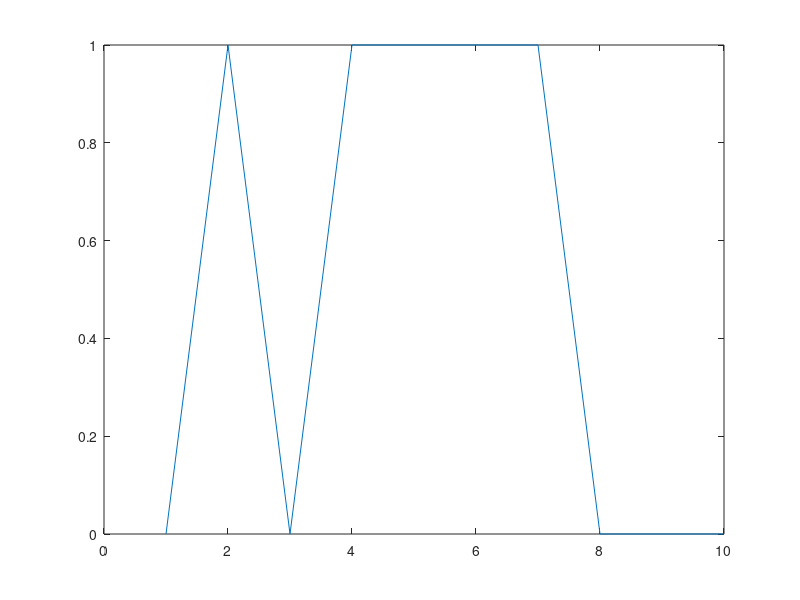
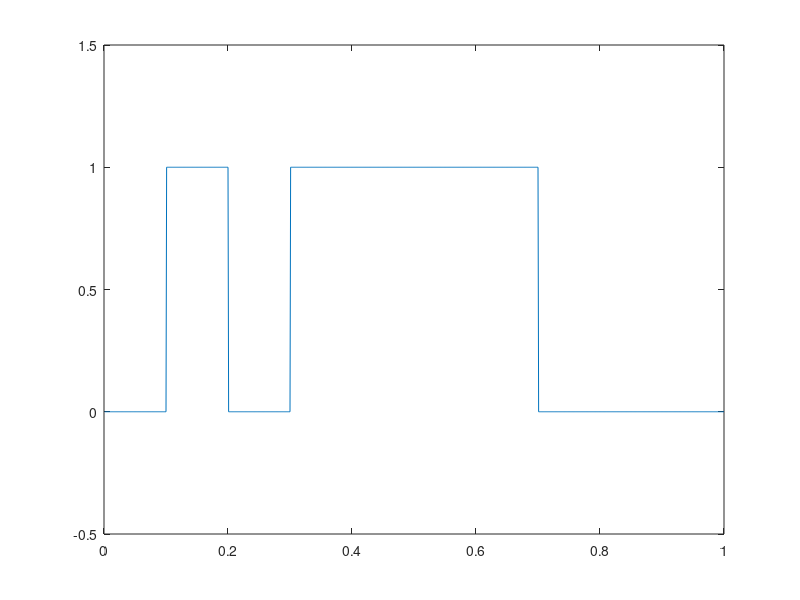
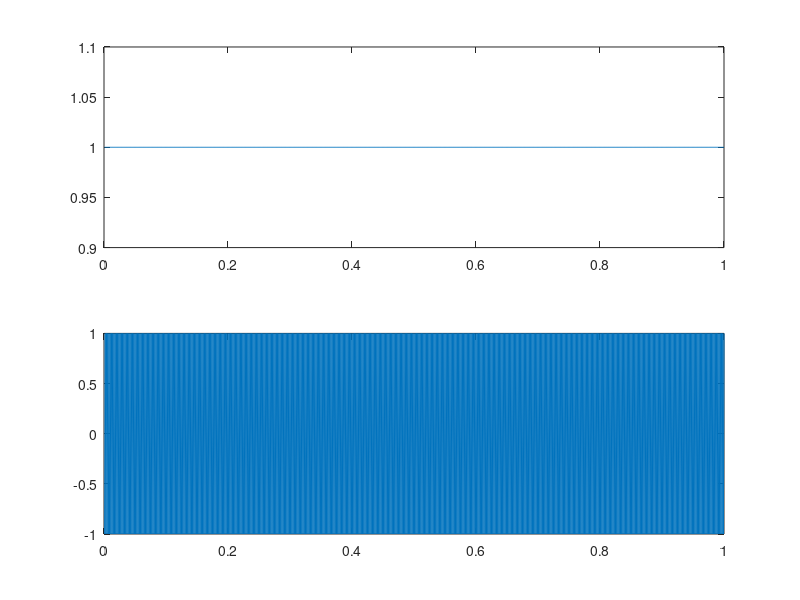
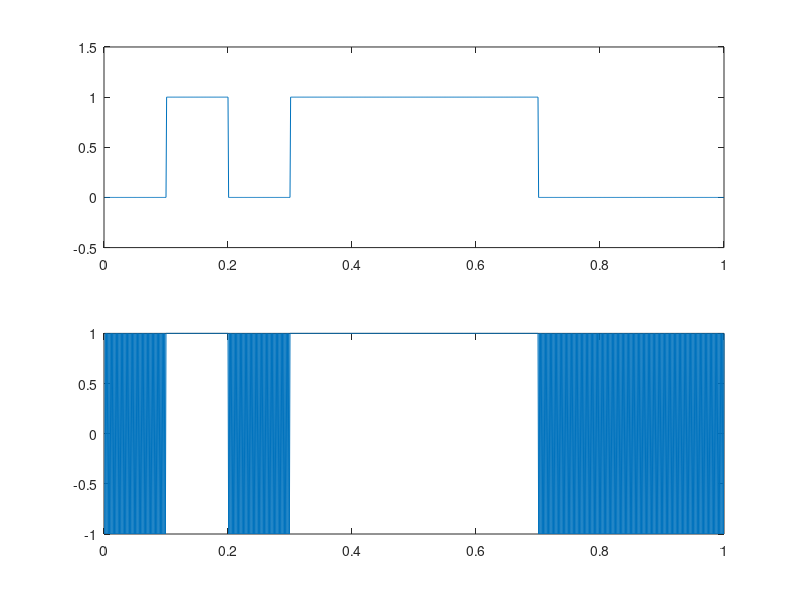

Here is the MATLAB script that generated these plots, in order:
clear all; close all;
num_bit = 10;
bit = rand(1,num_bit);
bit_bin = round(bit);
plot(bit_bin);
wave_bit = bit_bin'*ones(1,100);
wave_bit_wave = reshape(wave_bit',1,1000);
t = 10^-3:10^-3:1;
figure(2);
plot(t,wave_bit_wave);
ylim([-0.5 1.5]);
inv_bit = abs(wave_bit_wave-1);
%%%%%%%
%carriers
f1 = 1000;f2 = 500;
ca1 = cos(2*pi*f1*t);
ca2 = cos(2*pi*f2*t);
figure(3);
subplot(2,1,1);
plot(t,ca1);
subplot(2,1,2);
plot(t,ca2);
%%
%FSK WAVE
fsk_wave = ca1.*wave_bit_wave + ca2.*inv_bit;
figure(4);
subplot(2,1,1);
plot(t,wave_bit_wave);
ylim([-0.5 1.5]);
subplot(2,1,2);
plot(t,fsk_wave);